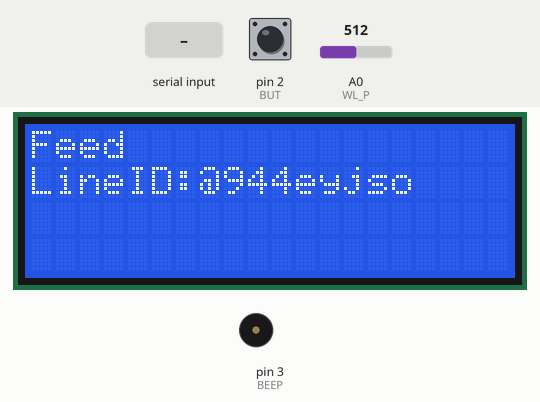
Simulated run of this sketch. Board: Arduino Uno, built with avr-gcc and run on an emulated ATmega328P. On the bench: 20×4 character LCD, buzzer (waves = sounding, pin HIGH). The inputs (shaded band) are chosen by the test bench; at power-on: pin 2 (BUT) LOW, A0 (WL_P) = 512. What the sketch prints to the serial monitor is not drawn.

Above: at 1.3 s.
1.4 s: "," received over Serial
At 3.2 s:
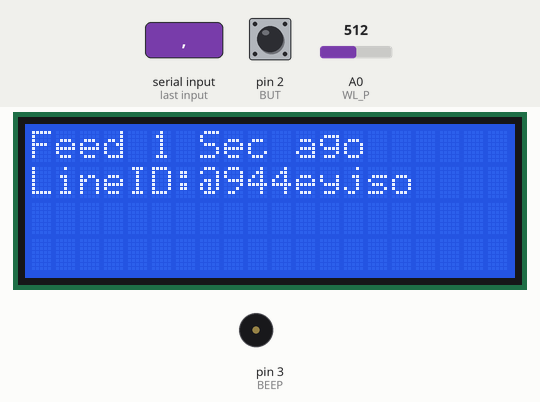
4.4 s: pin 2 (BUT) pulled HIGH for 3.2 s
At 7.3 s:
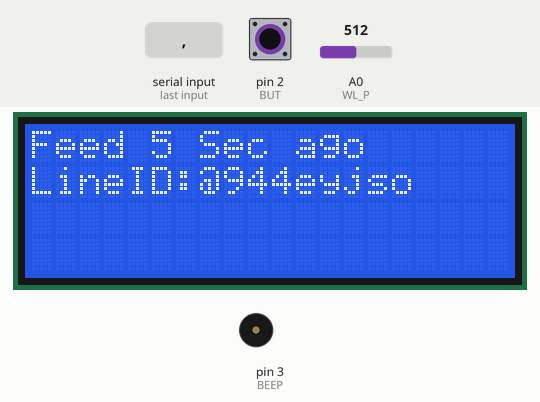
Timing chart, 0 to 14.3 s (numbered marks = the images above; inputs shaded):
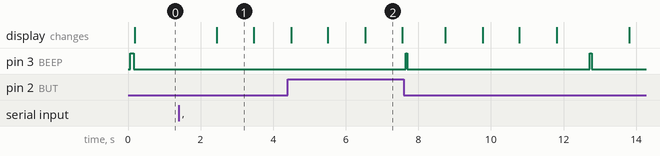

The sketch:

feeder.ino
```cpp
#include <SoftwareSerial.h>
#include <LiquidCrystal_I2C.h>
#include <EEPROM.h>

#define WL_P A0 //water level sensor pin
#define BUT 2   //button pin
#define BEEP 3  //beeper pin

SoftwareSerial wifi(10, 9);
LiquidCrystal_I2C lcd(0x27, 20, 4);

//waring
bool WARING = false;
unsigned long waring_timer, beep_timer, refrash_timer, buffer_timer, waring_pause_timer, eeprom_write_timer, wifi_timer;

//keeping
unsigned long feed_timer;
int feed_counter[4] = {0, 0, 0, 0} ; //day,hour,min,seconds
boolean feeding_reminder = false;

//gui
int select = 0;
int page = 0;
unsigned long button_timer ;

//sensor
int level;

void setup() {
  Serial.begin(9600);
  wifi.begin(115200);

  lcd.init();
  lcd.backlight();

  pinMode(WL_P, INPUT);
  pinMode(BUT, INPUT);
  pinMode(BEEP, OUTPUT);
  digitalWrite(BEEP, LOW);

  waring_timer = millis();
  feed_timer = millis();
  refrash_timer = millis();
  button_timer = millis();
  eeprom_write_timer = millis();
  wifi_timer = 0;
  waring_pause_timer = 0;

  EEPROM.get(0, feed_counter);
  digitalWrite(BEEP, HIGH);
  delay(100);
  digitalWrite(BEEP, LOW);
}

void loop() {

  if (millis() - refrash_timer > 5000) {
    TWCR = 0;
    delay(50);
    Wire.begin();
    delay(50);
    lcd.clear();
    refrash_timer = millis();
  }


  //FUNC
  get_water_level_waring();
  feedtime_counting();
  feed_time_over24h();

  //GUI
  if (!WARING) {
    normal_menu();
  } else {
    WARING_SYS();
  }

  if (millis() - eeprom_write_timer > 1800000) {
    EEPROM.put(0, feed_counter);
  }
  Serial_RX();
}

//gui
void normal_menu() {
  if (page == 0) {
    lcd.setCursor(0,1);
    lcd.print("LineID:");
    lcd.print("@944eyjso");
    lcd.setCursor(0, 0);
    lcd.print("Feed ");

    for (int i = 0; i < 4; i++) {
      if (feed_counter[i] > 0) {
        lcd.print(feed_counter[i]);
        switch (i) {
          case 0:
            lcd.print(" Day");
            break;
          case 1:
            lcd.print(" Hour");
            break;
          case 2:
            lcd.print(" Min");
            break;
          case 3:
            lcd.print(" Sec");
            break;
        }

        lcd.print(" ago");
        break;
      }
    }

    if (digitalRead(BUT) == HIGH ) {
      button_timer = millis();
    } else {
      if (millis() - button_timer > 50) {
        if (millis() - buffer_timer > 5000) {
          digitalWrite(BEEP, HIGH);
          delay(50);
          digitalWrite(BEEP, LOW);
          wifi.write("feed");
          feedtime_reset();
          buffer_timer = millis();
        }
      }
    }
  } else if (page == 1) {

    if (digitalRead(BUT) == HIGH ) {
      button_timer = millis();
    } else {
      if (millis() - button_timer > 50) {
        if (millis() - buffer_timer > 5000) {
          feedtime_reset();
          buffer_timer = millis();
        }
      }
    }

  }

}

void WARING_SYS() {

  lcd.setCursor(0, 0);
  lcd.print("    WARING!     ");
  lcd.setCursor(0, 1);
  lcd.print("                ");

  if (millis() - wifi_timer > 4 * 60 * 60 * 1000) {
    wifi.write("wl");
    wifi_timer = millis();
  }

  if (millis() - beep_timer < 500) {
    lcd.noBacklight();
    digitalWrite(BEEP, LOW);
  } else if (millis() - beep_timer < 1000) {
    lcd.backlight();
    digitalWrite(BEEP, HIGH);
  } else {
    beep_timer = millis();
  }

  if (digitalRead(BUT) == HIGH ) {
    button_timer = millis();
  } else {
    if (millis() - button_timer > 50) {
      lcd.backlight();
      WARING = false;
      buffer_timer = millis();
      waring_pause_timer = millis();
      digitalWrite(BEEP, LOW);
    }
  }
}

//func
void feed_time_over24h(){
  if( feed_counter[0] > 0 and feeding_reminder == false){
    Serial.println("Over 24h no eating");
    wifi.write("24h");
    feeding_reminder = true;
  }
}

void get_water_level_waring() {
  level = analogRead(WL_P);

  if (level < 650) {
    waring_timer = millis();
  }

  if (millis() - waring_timer > 3000 and millis() - waring_pause_timer > 60000) {
    WARING = true;
  }
}

void feedtime_counting() {

  if (millis() - feed_timer >= 1000) {
    feed_counter[3] += 1;
    feed_timer = millis();
  }
  if (feed_counter[3] == 60) {
    feed_counter[3] = 0;
    feed_counter[2] += 1;
  }
  if (feed_counter[2] == 60) {
    feed_counter[2] = 0;
    feed_counter[1] += 1;
  }
  if (feed_counter[1] == 24) {
    feed_counter[1] = 0;
    feed_counter[0] += 1;
  }

}

void feedtime_reset() {
  for (int i = 0; i < 4; i++) {
    feed_counter[i] = 0;
  }
  feeding_reminder = false;
  feed_timer = millis();
}

void Serial_RX() {
  if (Serial.available()) {
    String DATA = Serial.readString();
    Serial.println("got date!");

    int MARK1 = 1;
    int MARK2 = 0;
    int i = 0;
    while (1) {
      MARK2 = DATA.indexOf(",", MARK1);
      if (MARK2 == -1)break;
      String t = DATA.substring(MARK1, MARK2);
      feed_counter[i] = t.toInt();
      MARK1 = MARK2 + 1;
      EEPROM.put(0, feed_counter);
      i++;
      if (i == 4)break;
    }
  }
}
```

Measured:
- by itself, pin 3 (BEEP): alternates HIGH for 0.05 s and LOW for 5.0 s
